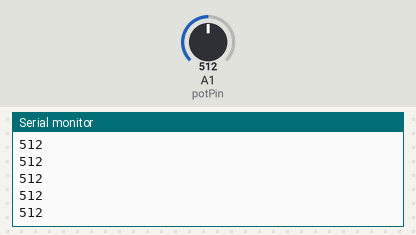
A sketch run on a simulated Arduino Uno, built with avr-gcc and run on an emulated ATmega328P. Parts: the last lines printed to the serial monitor. The inputs (shaded band) are chosen by the test bench; at power-on: A1 (potPin) = 512.

Above: at 1.2 s.
1.3 s: A1 (potPin) set to 716
At 1.31 s:
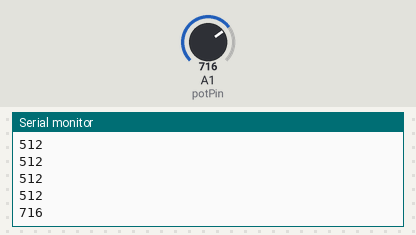
2.8 s: A1 (potPin) set to 900
At 2.81 s:
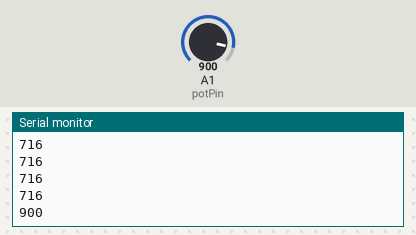
Timing chart, 0 to 5.8 s (numbered marks = the images above; inputs shaded):
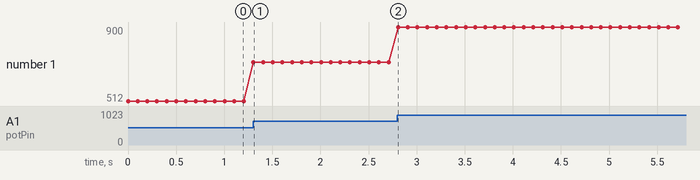

Measured:
- after the input at 1.3 s, the serial monitor: prints a new line at once (image 1)
- after the input at 2.8 s, the serial monitor: prints a new line at once (image 2)
- plotted number 1: 512 → 716 after the input at 1.3 s, 716 → 900 after the input at 2.8 s

The sketch:

aufgabe5.ino
```cpp
int potPin = 1; // Potentiometer output connected to analog pin 3
int potVal = 0; // Variable to store the input from the potentiometer


void setup()
{
//initialize serial communications at a 9600 baud rate
Serial.begin(9600);
}

void loop()
{
//send 'Hello, world!' over the serial port

potVal = analogRead(potPin);   // read the potentiometer value at the input pin
Serial.println(potVal);

//wait 100 milliseconds so we don't drive ourselves crazy
delay(100);
}
```
